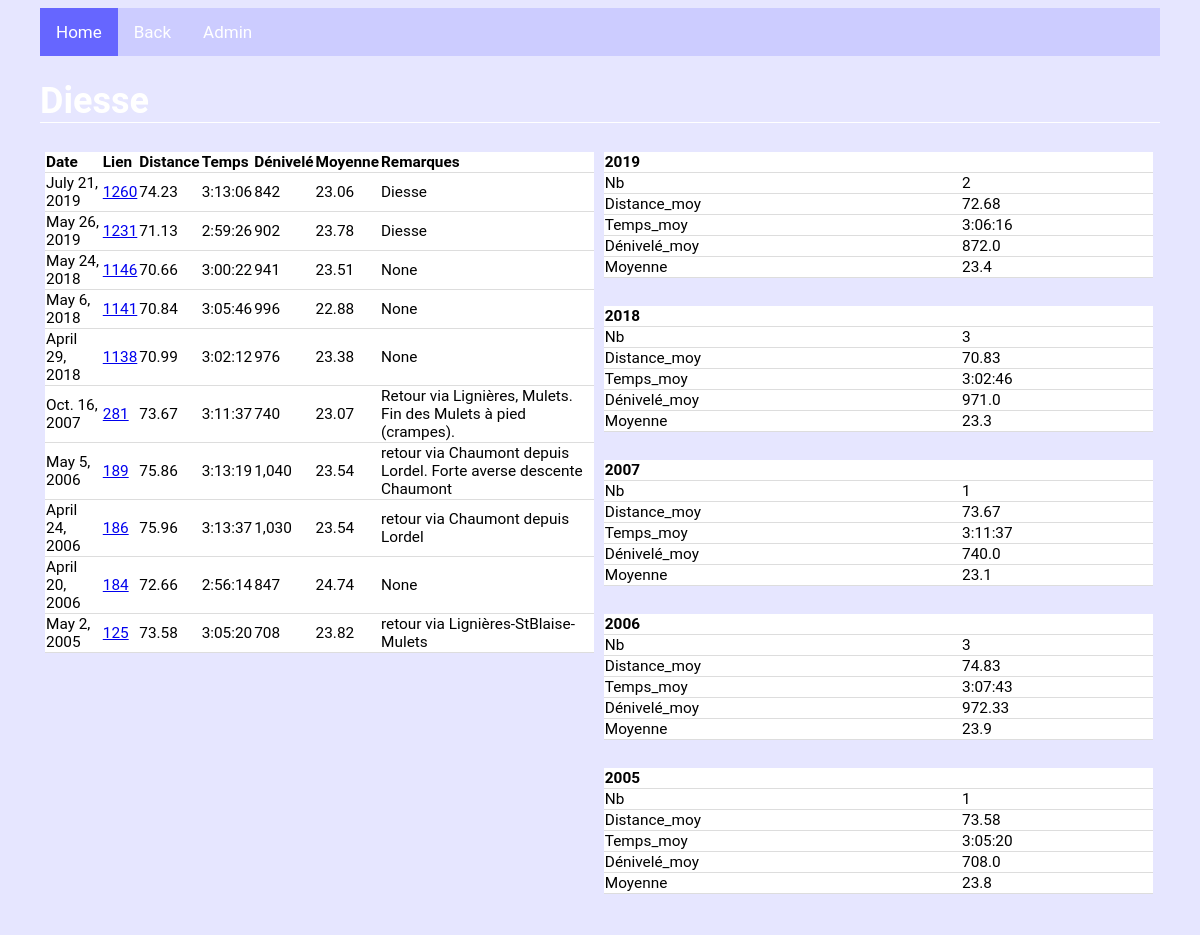
Page /biketours/tours/24/ on the earlier database version.
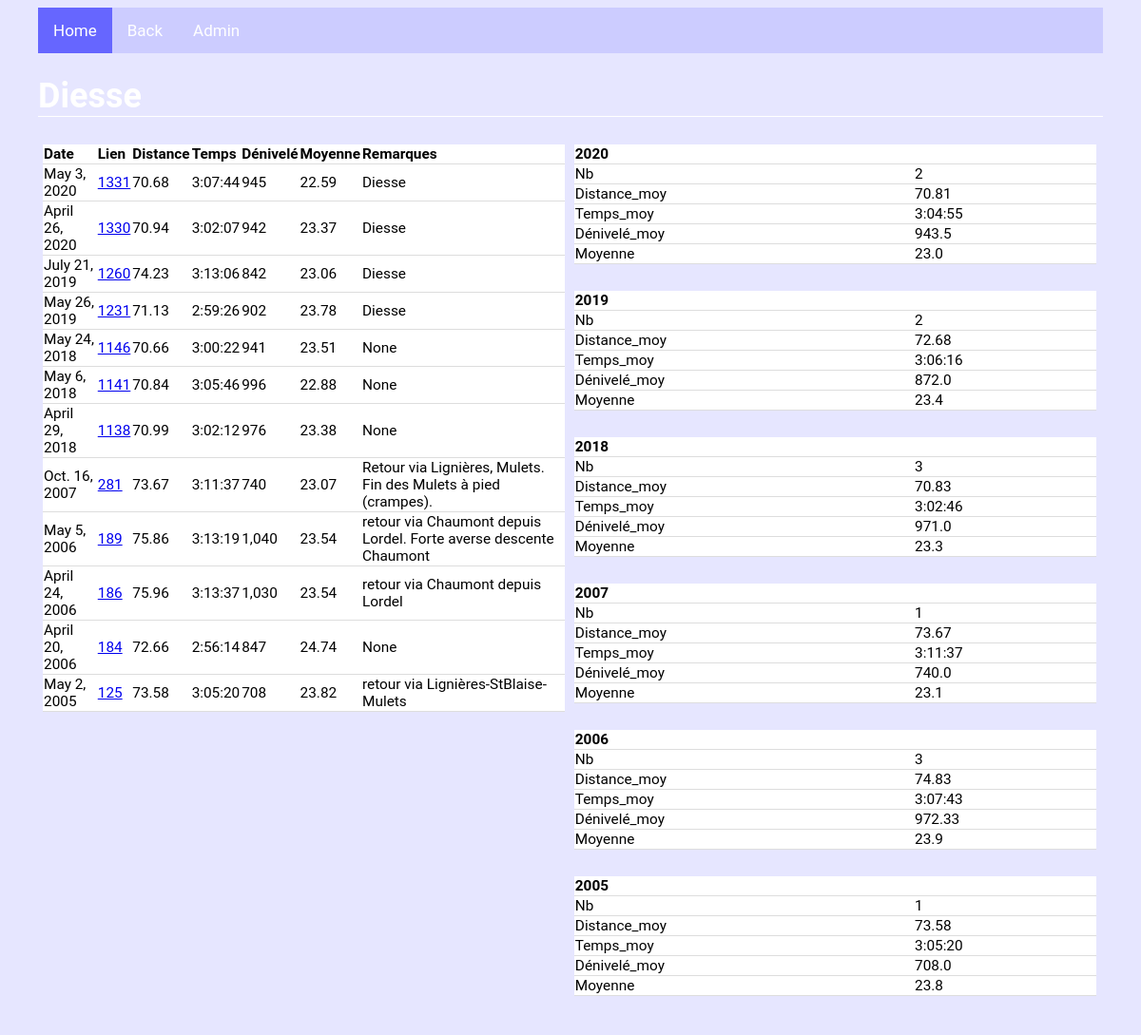
Same page on the later database version.
### biketours/models.py (models this page shows, shortened)
class Perfo(models.Model):
    Refparcours = models.ForeignKey(BikeTour, blank=True, null=True, on_delete=models.CASCADE)
    Date = models.DateField(default=None)
    Distance = models.FloatField(default=None)
    Temps = models.DurationField(default=None)
    Remarques = models.CharField(max_length=1000, default=None, blank=True, null=True)
    Dénivelé = models.FloatField(default=None, blank=True, null=True)
    Vitesse_max = models.FloatField(default=None, blank=True, null=True)
    FC_moy = models.FloatField(default=None, blank=True, null=True)
    FC_max = models.FloatField(default=None, blank=True, null=True)
    Temps_part_1 = models.DurationField(default=None, blank=True, null=True)
    Temps_part_2 = models.DurationField(default=None, blank=True, null=True)
    Temps_part_3 = models.DurationField(default=None, blank=True, null=True)
    Temps_part_4 = models.DurationField(default=None, blank=True, null=True)
    Temps_part_5 = models.DurationField(default=None, blank=True, null=True)
    Temps_part_6 = models.DurationField(default=None, blank=True, null=True)
    Temps_part_7 = models.DurationField(default=None, blank=True, null=True)
    Temps_part_8 = models.DurationField(default=None, blank=True, null=True)
    Temps_part_9 = models.DurationField(default=None, blank=True, null=True)
    Temps_part_10 = models.DurationField(default=None, blank=True, null=True)
    def moy(self):
        if (self.Distance is None or self.Temps is None) :
            vmoy=None
        else :
            vmoy=round(self.Distance/self.Temps.total_seconds()*3600,2)
        return(vmoy)

### biketours/views.py (the view)
# urls.py: re_path(r"^tours/(?P<tour_id>[0-9]+)/$", views.perf_tours, name="perf_tours"),
def perf_tours(request, tour_id):
    all_perf = Perfo.objects.filter(Refparcours=tour_id).order_by("-Date")
    tour = BikeTour.objects.get(pk=tour_id)
    perf_y=dict()
    for y in all_perf.dates("Date", "year", order="DESC") :
        perf_y[y.year] = agrperfo(all_perf.filter(Date__year=y.year), stat="avg")
    context = {"all_perf":all_perf,
               "perf_y":perf_y,
               "tour":tour}
    return render(request, "biketours/perfo.html" ,context)

### biketours/models.py (called while the page is built)
    def title(self):
        if self.Variante is None:
            return(self.Parcours)
        else :
            return(self.Parcours + " - " + self.Variante)

### biketours/views.py (called while the page is built)
def fmt_dct(k, v):  # formatage des résultats agrégés (Nb, Distance_totale/moy, Temps_total/moy, Dénivelé_total/moy)
    if v is None:
        return(v)
    elif re.search("Nb", k) and v is not None:
        return(round(v,0))
    elif re.search("Moy", k) and v is not None:
        return(round(v,1))
    elif (re.search("Distance",k) or re.search("Dénivelé", k)) and v is not None:
        return(format(round(v,2), ","))
    elif re.search("Temps",k) and v is not None:
        s = v.total_seconds()
        hours = s // 3600
        minutes = (s % 3600) // 60
        seconds = s % 60
        return(str(int(hours))+ ":" + str(int(minutes)).zfill(2) + ":" + str(int(seconds))).zfill(2)

def v_moy(qset, suffix): # suffix à introduire manuellement (string)
    if (qset["Distance"+suffix] is None or qset["Temps"+suffix] is None) :
        vmoy=None
    else :
        vmoy=qset["Distance"+suffix]/qset["Temps"+suffix].total_seconds()*3600
    return(vmoy)

### biketours/templates/biketours/perfo.html
{% extends 'biketours/base.html' %}
{% block content %}
{% load humanize %}
<h1> {{tour.title}} </h1>
{% if all_perf %}
<div class="row">
	<div class="col_2">
		<table>
			<tr>
				<th>Date</th>
				<th>Lien</th>
				<th>Distance</th>
				<th>Temps</th>
				<th>Dénivelé</th>
				<th>Moyenne</th>
				<th>Remarques</th>
			</tr>
			{% for n in all_perf %}
			<tr>
				<td>{{n.Date}}</td>
				<td><a href="./{{n.pk}}/">{{n.pk}} </a></td>
				<td>{{n.Distance}}</td>
				<td>{{n.Temps}}</td>
				<td>{{n.Dénivelé|floatformat|intcomma}}</td>
				<td>{{n.moy}}</td>
				<td>{{n.Remarques}}</td>
			</tr>
			{% endfor %}
		</table>
	</div>
	<div class="col_2">
		{% for k, v in perf_y.items %}
		<table>
			<tr>
				<th colspan="2">{{k}} </th>
			</tr>
				{% for a, b in v.items %}
				<tr>
					<td>{{a}} </td>
					<td>{{b}} </td>
				</tr>
				{% endfor %}
		</table>
		<br>
		{% endfor %}
	</div>
</div>
{% else %}
	<h1> C'est vide ? .... </h1>
{% endif %}
{% endblock %}

Differences in the rows shown:
added Perfo: Date "May 3, 2020", pk "1331", Distance "70.68", Temps "3:07:44", Dénivelé "945", moy "22.59", Remarques "Diesse"
added Perfo: Date "April 26, 2020", pk "1330", Distance "70.94", Temps "3:02:07", Dénivelé "942", moy "23.37", Remarques "Diesse"
Other differences:
new list line: "2020 Nb 2 Distance_moy 70.81 Temps_moy 3:04:55 Dénivelé_moy 943.5 Moyenne 23.0"
